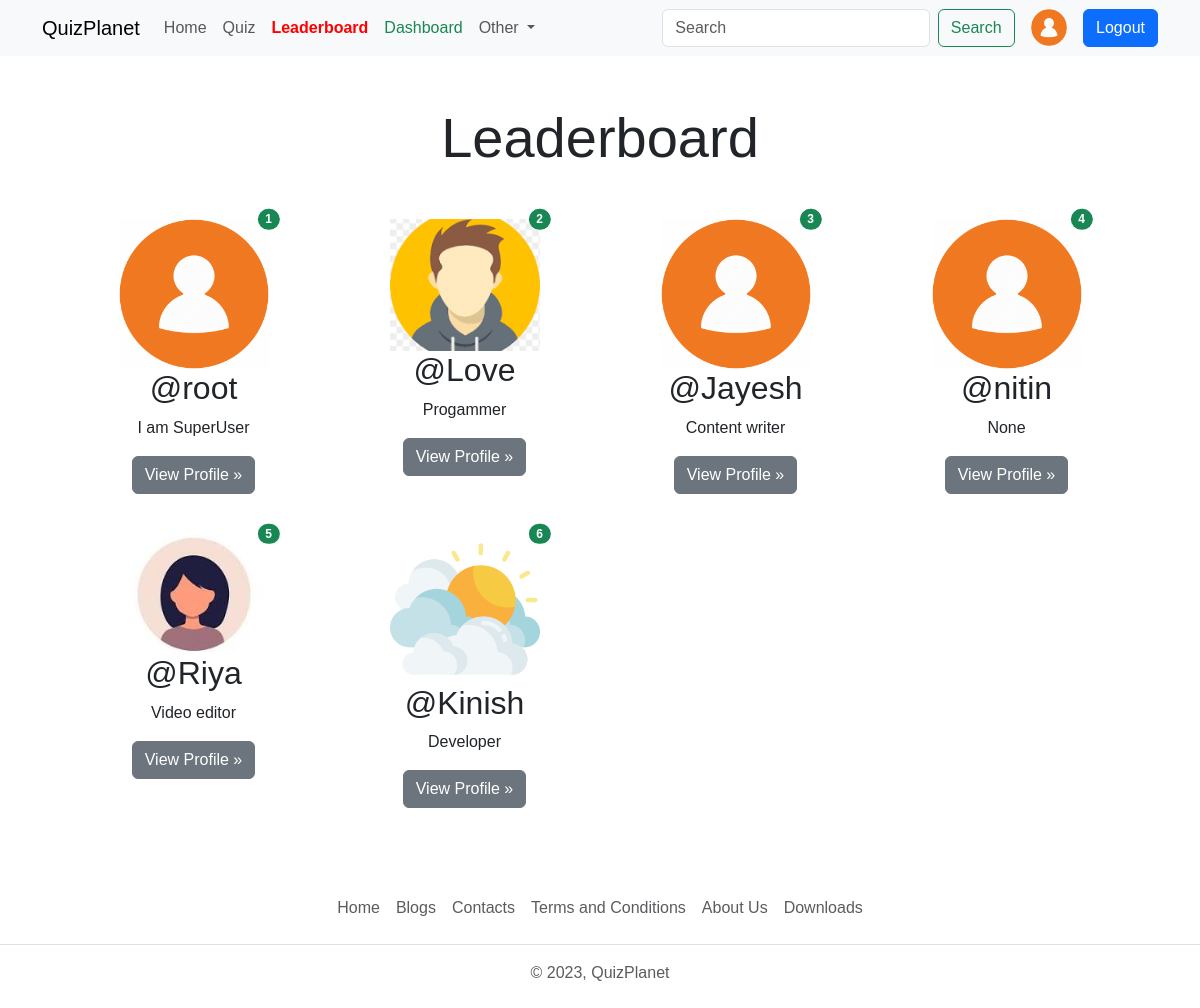
/leaderboard (signed in), run on the app's committed database.
### account/models.py (models this page shows, shortened)
class Profile(models.Model):
    user=models.OneToOneField(User,on_delete=models.CASCADE,null=True,verbose_name='User Object') #verbose name
    bio = models.TextField(blank=True,null=True)
    profile_img=models.ImageField(upload_to='profile_images',default='user.png',blank=True,null=True,verbose_name='Profile Pic')
    location=models.CharField(max_length=100,blank=True,null=True)
    GENDER=(
        ('Male','Male'),
        ('Female','Female'),
        ('Other','Other'),
    )
    gender=models.CharField(max_length=6,choices=GENDER,blank=True,null=True)

### quiz/models.py (models this page shows, shortened)
class UserRank(models.Model):
    user=models.OneToOneField(User,on_delete=models.CASCADE)
    rank=models.IntegerField(null=True,blank =True)
    total_score = models.IntegerField(null=True,blank=True)

### base/views.py (the view)
# urls.py: path('leaderboard',views.leaderboard_view,name='leaderboard'),
@login_required(login_url='login')
def leaderboard_view(request):
    leaderboard_users = UserRank.objects.order_by('rank')
    user_object = User.objects.get(username=request.user)
    user_profile2 = Profile.objects.get(user=user_object)
    context = {"leaderboard_users": leaderboard_users, "user_profile2": user_profile2,'leaderboard':'active'}
    return render(request, "leaderboard.html", context)

### templates/leaderboard.html (shortened to what this page needs)
{% extends 'index.html' %}
{% block content %}
    <div class="container text-center">
        <h1 class="display-4 text-center my-5">Leaderboard</h1>
        <div class="row row-cols-sm-1 row-cols-md-2 row-cols-lg-3 row-cols-xl-4 mx-3">
            {% if leaderboard_users|length == 0 %}
                <div class="col-lg-4 position-relative mb-4">
                <h4 class="text-center text-danger">No User Available On Leaderboard</h4>
            {% else %}
                {% for rank in leaderboard_users  %}
                    <div class="col-lg-4 position-relative mb-4">
                        <img src="{{ rank.user.profile.profile_img.url }}" class="img-fluid" width="150" height="150" alt="user-profile">
                        <span class="position-absolute top-0 start-90 translate-middle badge rounded-pill bg-success">{{ forloop.counter }}</span>
                        <h2 class="fw-normal">@{{ rank.user.username }}</h2>
                        <p>{{ rank.user.profile.bio|truncatewords:5 }}</p>
                        <p><a class="btn btn-secondary" href="{% url "profile" rank.user.username %}">View Profile »</a></p>
                    </div>
                {% endfor %}
            {% endif %}
        </div>
    </div>
{% endblock content %}

### templates/components/navbar.html (shortened to what this page needs)
<nav class="navbar navbar-expand-lg bg-body-tertiary d-none d-lg-block">
    <div class="container">
        <a class="navbar-brand" href="{% url "home" %}">QuizPlanet</a>
        <div class="collapse navbar-collapse" id="navbarSupportedContent">
            <ul class="navbar-nav me-auto mb-2 mb-lg-0">
                <li class="nav-item">
                    <a class="nav-link {% if request.path == '/' %}active{% endif %}" aria-current="page" href="{% url "home" %}">Home</a>
                </li>
                <li class="nav-item">
                    <a class="nav-link {{quiz}}" href="{% url "all_quiz" %}">Quiz</a>
                </li>
                <li class="nav-item">
                    <a class="nav-link {{leaderboard}}" href="{% url "leaderboard" %}">Leaderboard</a>
                </li>
                {% if request.user.is_superuser %}
                    <li class="nav-item">
                        <a class="nav-link text-success {{dashboard}}" href="{% url "dashboard" %}">Dashboard</a>
                    </li>
                {% endif %}
                <li class="nav-item dropdown">
                    <a class="nav-link dropdown-toggle" href="#" role="button" data-bs-toggle="dropdown"
                        aria-expanded="false">
                        Other
                    </a>
                </li>
            </ul>
            <form class="d-flex" role="search" action="{% url "search_users" %}">
                <input class="form-control me-2" name="q" type="search" placeholder="Search" aria-label="Search">
                <button class="btn btn-outline-success" type="submit">Search</button>
                {% if request.user.is_authenticated %}
                    <a href="{% url "profile" request.user.username %}" data-bs-toggle="tooltip" data-bs-placement="bottom" data-bs-title=@{{request.user.username}} class="mx-2">
                        <img src="{{user_profile2.profile_img.url}}" alt="profile" width="55" height="55" class="img-fluid rounded-circle mx-2">
                    </a>
                    <a href="{% url "logout" %}" class="btn btn-primary ms-3">Logout</a>
                {% else %}
                    <a href="{% url "login" %}" class="btn btn-primary ms-2">Login</a>
                {% endif %}
            </form>
        </div>
    </div>
</nav>

### static/css/style.css (style rules this page uses)
* { font-family: 'Trebuchet MS', 'Lucida Sans Unicode', 'Lucida Grande', 'Lucida Sans', Arial, sans-serif; }
.navbar-nav .nav-link.active { color: #ff0000; font-weight: bold; }

### data on the page
Profile: profile_img (placeholder picture)
UserRank: user.profile.profile_img (placeholder picture), user.username "root", user.profile.bio "I am SuperUser"
UserRank: user.profile.profile_img (picture), user.username "Love", user.profile.bio "Progammer"
UserRank: user.profile.profile_img (placeholder picture), user.username "Jayesh", user.profile.bio "Content writer"
UserRank: user.profile.profile_img (placeholder picture), user.username "nitin", user.profile.bio "None"
UserRank: user.profile.profile_img (picture), user.username "Riya", user.profile.bio "Video editor"
UserRank: user.profile.profile_img (picture), user.username "Kinish", user.profile.bio "Developer"
